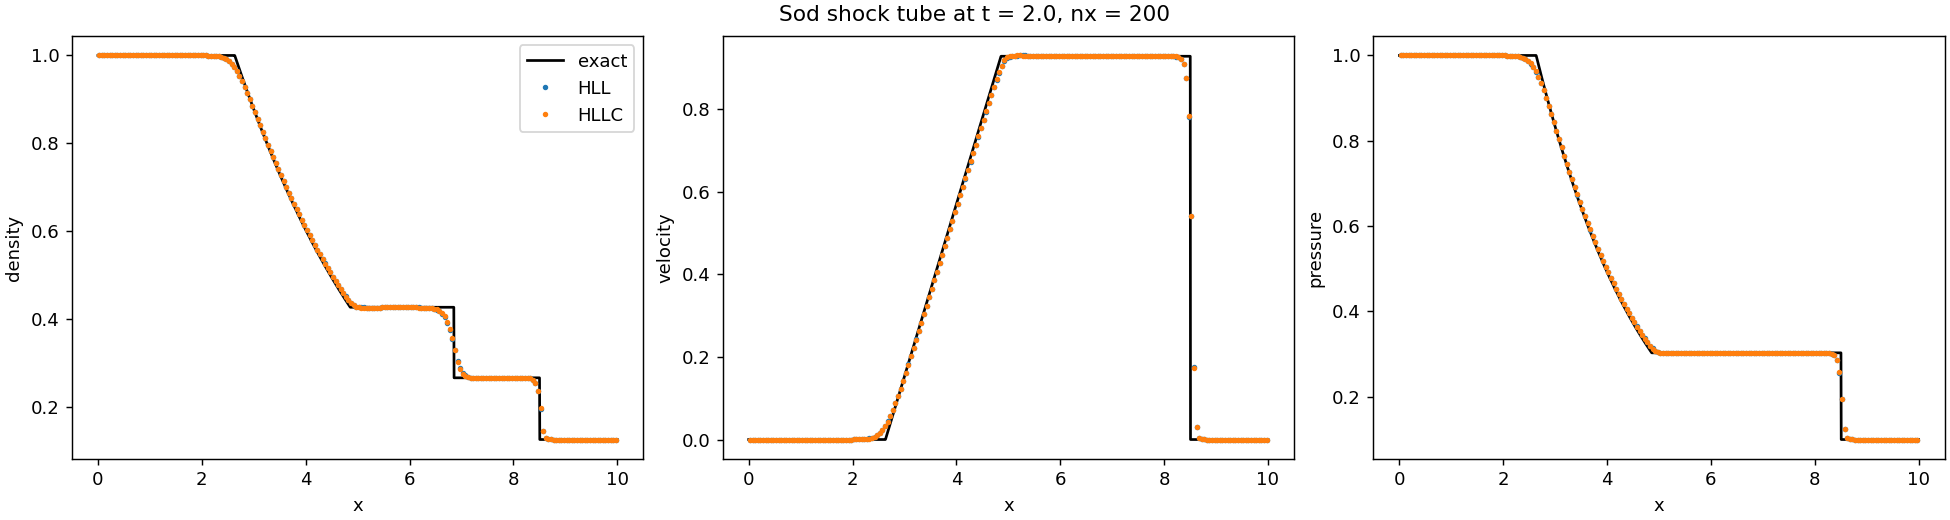

Reproduce this figure in Python.
"""Validation: the Sod shock tube along x, compared with the exact Riemann solution."""
import matplotlib.pyplot as plt
import numpy as np

from exact_riemann import RiemannState, exact_solution
from gudanov2d import Godunov2D, hll_flux, hllc_flux

GAMMA = 1.4
X_MIN, X_MAX = 0.0, 10.0
Y_MIN, Y_MAX = 0.0, 1.0
NY = 4  # the problem is 1-D along x, a few rows are enough
INTERFACE = 5.0
T_END = 2.0
CFL = 0.4
LEFT = RiemannState(density=1.0, velocity=0.0, pressure=1.0, gamma=GAMMA)
RIGHT = RiemannState(density=0.125, velocity=0.0, pressure=0.1, gamma=GAMMA)

SOLVERS = {"HLL": hll_flux, "HLLC": hllc_flux}
PLOT_RESOLUTION = 200


def sod_initial_state(X):
    on_left = X < INTERFACE
    rho = np.where(on_left, LEFT.density, RIGHT.density)
    u = np.where(on_left, LEFT.velocity, RIGHT.velocity)
    v = np.zeros_like(X)
    P = np.where(on_left, LEFT.pressure, RIGHT.pressure)
    return np.array([rho, u, v, P])


def run_sod(nx, riemann_solver):
    """Density, velocity and pressure along the middle row at T_END, with the cell centres x."""
    sim = Godunov2D(nx, NY, X_MIN, X_MAX, Y_MIN, Y_MAX, GAMMA, clouds=[],
                    riemann_solver=riemann_solver, boundary="outflow")
    X, Y = sim.cell_centres()
    sim.set_primitives(sod_initial_state(X))
    sim.run_until(T_END, CFL)

    rho, u, v, P = sim.interior_primitives()
    middle_row = NY // 2
    x = X_MIN + (np.arange(nx) + 0.5) * sim.dx
    return x, rho[middle_row], u[middle_row], P[middle_row]


def density_error(nx, riemann_solver):
    """L1 error of the density against the exact solution."""
    x, rho, u, P = run_sod(nx, riemann_solver)
    exact_rho, exact_u, exact_P = exact_solution(x, INTERFACE, T_END, LEFT, RIGHT, GAMMA)
    return np.mean(np.abs(rho - exact_rho)) * (X_MAX - X_MIN)


def print_errors():
    for solver_name, riemann_solver in SOLVERS.items():
        error = density_error(PLOT_RESOLUTION, riemann_solver)
        print(f"{solver_name:5} nx = {PLOT_RESOLUTION}   L1 density error against the exact solution = {error:.4e}")


def plot_comparison():
    figure, axes = plt.subplots(1, 3, figsize=(15, 4), layout="constrained")
    x_fine = np.linspace(X_MIN, X_MAX, 2000)
    exact_fields = exact_solution(x_fine, INTERFACE, T_END, LEFT, RIGHT, GAMMA)
    labels = ["density", "velocity", "pressure"]
    for ax, label, exact_field in zip(axes, labels, exact_fields):
        ax.plot(x_fine, exact_field, "k-", label="exact")
        ax.set_xlabel("x")
        ax.set_ylabel(label)

    for solver_name, riemann_solver in SOLVERS.items():
        x, rho, u, P = run_sod(PLOT_RESOLUTION, riemann_solver)
        for ax, field in zip(axes, [rho, u, P]):
            ax.plot(x, field, ".", markersize=4, label=solver_name)

    axes[0].legend()
    figure.suptitle(f"Sod shock tube at t = {T_END}, nx = {PLOT_RESOLUTION}")
    figure.savefig("sod_test.png", dpi=130)
    plt.close(figure)
    print("saved sod_test.png")


if __name__ == "__main__":
    plot_comparison()
    print_errors()
